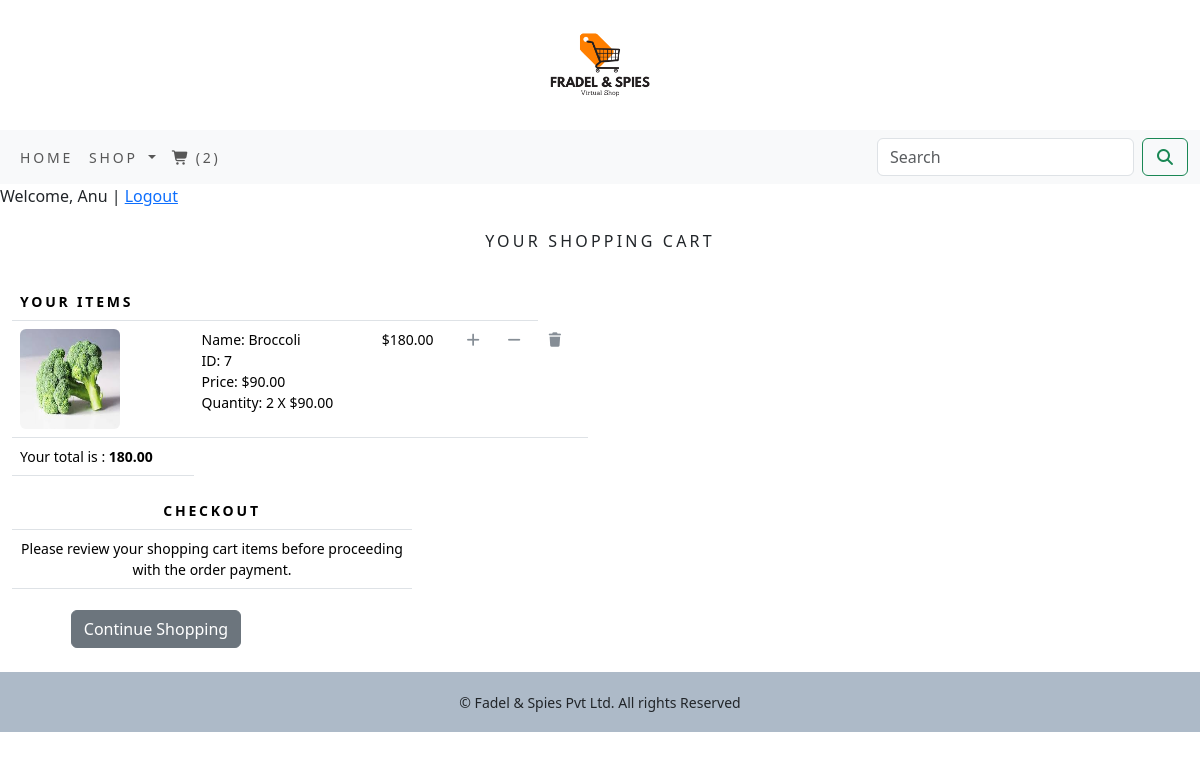
The app's page /cart/ (signed in) with its own data.
### cart/models.py (models this page shows, shortened)
class CartItem(models.Model):
    product = models.ForeignKey(Product, on_delete=models.CASCADE)
    cart = models.ForeignKey(Cart, on_delete=models.CASCADE)
    quantity = models.IntegerField()
    active = models.BooleanField(default=True)
    class Meta:
        db_table = 'CartItem'
    def sub_total(self):
        discounted_price = self.product.get_final_price()
        return discounted_price * self.quantity

### shop/models.py (models this page shows, shortened)
class Product(models.Model):
    name = models.CharField(max_length=250, unique=True)
    slug = models.SlugField(max_length=250, unique=True)
    description = models.TextField(blank=True)
    price = models.DecimalField(max_digits=10, decimal_places=2)
    category = models.ForeignKey(Category, on_delete=models.CASCADE)
    image = models.ImageField(upload_to='product', blank=True)
    stock = models.IntegerField()
    available = models.BooleanField(default=True)
    created = models.DateTimeField(auto_now_add=True)
    updated = models.DateTimeField(auto_now=True)
    discount_percentage = models.DecimalField(max_digits=5, decimal_places=2, default=0.00)
    class Meta:
        ordering = ('name',)
        verbose_name = 'product'
        verbose_name_plural = 'products'
    def get_final_price(self):
        applicable_discount = max(self.discount_percentage, self.category.discount_percentage)
        discounted_price = self.price - (self.price * (applicable_discount / 100))
        return round(discounted_price, 2)
    def get_discount_percentage(self):
        return max(self.discount_percentage, self.category.discount_percentage)

class Category(models.Model):
    name = models.CharField(max_length=250, unique=True)
    slug = models.SlugField(max_length=250, unique=True)
    description = models.TextField(blank=True)
    image = models.ImageField(upload_to='category', blank=True)
    discount_percentage = models.DecimalField(max_digits=5, decimal_places=2, default=0.00)
    class Meta:
        ordering = ('name',)
        verbose_name = 'category'
        verbose_name_plural = 'categories'
    def get_url(self):
        return reverse('shop:products_by_category', args=[self.slug])

### cart/views.py (the view)
# urls.py: path('',views.cart_detail, name='cart_detail'),
def cart_detail(request, total=0, counter=0, cart_items=None):
    try:
        if request.user.is_authenticated:
            cart, created = Cart.objects.get_or_create(user=request.user)
        else:
            cart, created = Cart.objects.get_or_create(cart_id=_cart_id(request))
        cart_items = CartItem.objects.filter(cart=cart, active=True)
        for cart_item in cart_items:
            total += (cart_item.product.get_final_price() * cart_item.quantity)
            counter += cart_item.quantity
    except Cart.ObjectDoesNotExist:
        pass
    return render(request, 'cart.html', dict(cart_items=cart_items, total=total, counter=counter))

### cart/context_processors.py (called while the page is built)
def counter(request):
    item_count = 0
    if 'admin' in request.path:
        return {}
    else:
        try:
            cart = Cart.objects.filter(cart_id=_cart_id(request))
            cart_items = CartItem.objects.all().filter(cart=cart[:1])
            for cart_item in cart_items:
                item_count += cart_item.quantity
        except Cart.DoesNotExist:
            item_count = 0
    return {'item_count': item_count}

### cart/views.py (called while the page is built)
def _cart_id(request):
    cart = request.session.session_key
    if not cart:
        cart = request.session.create()
    return cart

### shop/content_processors.py (called while the page is built)
def menu_links(request):
    links = Category.objects.all()
    return dict(links=links)

### templates/cart.html (shortened to what this page needs)
{% extends 'base.html' %}
{% load static %}
{% block content %}
    {% if not cart_items %}
    <div>
        <div class="text-center">
            <br>
            <h1 class="text-center my-title">
                Your Shopping cart is Empty!
            </h1>
            <br>
            <p class="text-center">
                Please Click <a href="{% url 'shop:allProdCat' %}">Here</a> to continue shooping
            </p>
        </div>
    </div>
    {% else %}
    <div>
        <div class="text-center">
            <br>
            <h1 class="text-center my_title">
                Your Shopping Cart
            </h1>
            <br>
        </div>
        <div class="row mx-auto">
            <div class="col-12 col-sm-12 col-md-12 col-lg-6">
                <table class="table my_custom_table">
                    <thead class="my_custom_thead">
                        <tr>
                            <th colspan="5">
                                Your Items
                            </th>
                        </tr>
                    </thead>
                    <tbody>
                        {% for cart_item in cart_items %}
                        <tr>
                            <td>
                                <a href="cart_item.product.get_absolute_url">
                                    <img src="{{cart_item.product.image.url}}" alt="" style="width: 100px; height: 100px;" class="float-left rounded costom_image">
                                </a>
                            </td>
                            <td class="text-left">
                                Name: {{cart_item.product.name}}
                                <br>
                                ID: {{cart_item.product.id}}
                                <br>
                                 {% if cart_item.product.get_discount_percentage > 0 %}
                        <strong><p style="color: crimson;">Discount: {{cart_item.product.get_discount_percentage}}%</p></strong>
                                 Price: $ <strike>{{cart_item.product.price}}</strike> {{cart_item.product.get_final_price}}
                                {% else %}
                                    Price: ${{cart_item.product.price}}
                                    {% endif %}
                                <br>
                                Quantity: {{cart_item.quantity}} X ${{cart_item.product.get_final_price}}
                            </td>
                            <td>
                                ${{cart_item.sub_total}}
                            </td>
                            {% if cart_item.quantity < cart_item.product.stock %}
                            <td>
                                <a href="{% url 'cart:add_cart' cart_item.product.id %}" class="custom_icon">
                                    <i class="fa-solid fa-plus custom_icon"></i>
                                </a>
                            </td>
                                                        <td>
                                <a href="{% url 'cart:cart_remove' cart_item.product.id %}" class="custom_icon">
                                    <i class="fa-solid fa-minus"></i>
                                </a>
                            </td>
                            <td>
                                <a href="{% url 'cart:full_remove' cart_item.product.id %}" class="custom_icon">
                                    <i class="fa-solid fa-trash"></i></a>
                            </td>
                            {% endif %}
                        </tr>
                        {% endfor %}
                            <tr class="me-3">
                            <td class="text-left">
                                Your total is : <strong>{{total}}</strong>
                            </td>
                        </tr>
                    </tbody>
                </table>
                {% endif %}
                <div class="col-12 col-sm-12 col-md-12 col-lg-6 text-center">
                    <table class="table my_custom_table">
                        <thead class="my_custom_thead">
                            <tr>
                                <th>
                                    Checkout
                                </th>
                            </tr>
                        </thead>
                        <tbody>
                            <tr>
                                <td>
                                    Please review your shopping cart items before proceeding with the order payment.
                                </td>
                            </tr>
                        </tbody>
                    </table>
                    <div class="mx-auto">
                        <a class="btn btn-secondary btn-block my_custom_button" href="{% url 'shop:allProdCat' %}">Continue Shopping</a>
                        <br><br>
                    </div>
                </div>
          </div>
        </div>
    </div>
{% endblock %}

### templates/base.html (shortened to what this page needs)
<!DOCTYPE html>
<html lang="en">
    {% load static %}
<head>
    <link rel="stylesheet" href="{% static 'css/custom.css' %}">
    <link href="https://cdn.jsdelivr.net/npm/bootstrap@5.3.8/dist/css/bootstrap.min.css" rel="stylesheet">
    <link rel="stylesheet" href="https://cdnjs.cloudflare.com/ajax/libs/font-awesome/7.0.1/css/all.min.css">
</head>
<body>
        <div>
        {% include 'header.html' %}
        {% include 'navbar.html' %}
        {% if user.is_authenticated %}
            Welcome, {{user.username}} | <a href="{% url 'accounts:logout' %}">Logout</a>
        {% else %}
            <a href="{% url 'accounts:login' %}">Login</a>
            <a href="{% url 'accounts:register' %}">Register</a>
        {% endif %}
        {% block content %}
        {% endblock %}
        </div>
        {% include 'footer.html' %}
</body>
</html>

### static/css/custom.css (style rules this page uses)
body { font-family: 'Roboto', sans-serif; font-optical-sizing: auto; font-weight: 300; font-style: normal; font-variation-settings:"wdth" 100; }
.my_title { font-size: 16px; text-transform: uppercase; letter-spacing: .2em; }
.my_custom_table { min-width: 400px; font-size: 14px; }
.my_custom_thead { font-weight: normal; text-transform: uppercase; letter-spacing: .2em; background-color: #f8f8fa! important; }
.custom_icon { text-decoration: none; color: #868e96 !important; }
.my_custom_button { margin-top: 5px; }

### records on screen
CartItem: product.image (picture), product.name "Broccoli", product.id "7", product.price "90.00", quantity "2", product.get_final_price "90.00", sub_total "180.00"

### other values on screen
{{ counter }} "2"
{{ user.username }} "Anu"
{{ total }} "180.00"
